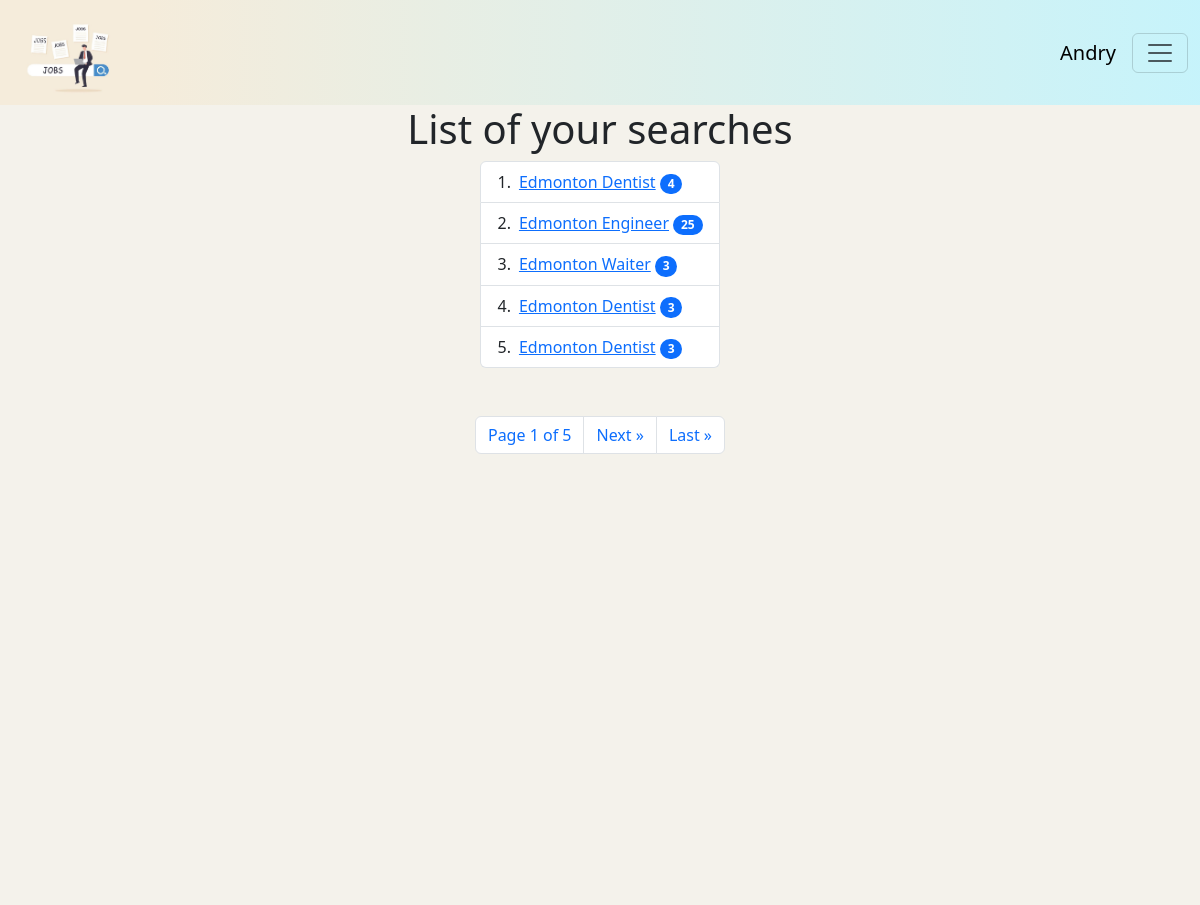
/scrap/lists/ (signed in), run on the app's committed database.
### scrapper/models.py (models this page shows, shortened)
class BusinessList(models.Model):
    user = models.ForeignKey(User, on_delete=models.CASCADE)
    name = models.CharField(max_length=255, default='name')
    date = models.DateTimeField(default=datetime.now(), blank=True)
    count_num = models.IntegerField(default=0)
    businesses = models.ManyToManyField(Business)

### scrapper/views.py (the view)
# urls.py: path('lists/', views.data_list, name='navigation_lists'),
def data_list(request):
    if request.method == "POST":
        id = request.POST['num_id']
        return redirect('business_card', id = id)
    p = Paginator(BusinessList.objects.filter(user=request.user).order_by('date'), 5)
    page = request.GET.get('page')
    data_list = p.get_page(page)
    return render(request, 'scr/navigation_data.html', {'data_list' : data_list})

### scrapper/templates/scr/navigation_data.html (shortened to what this page needs)
{% extends 'main/layout.html' %}
{% block content %}
<div class="center">
    <h1> List of your searches </h1>
    <ol class="list-group list-group-numbered">
      {% for busines_list in data_list %}
        <li class="list-group-item d-flex justify-content-between align-items-start">
          <div class="ms-2 me-auto">
            <a href="{% url 'business_card' busines_list.id %}">{{ busines_list.name }}</a>
            <span class="badge text-bg-primary rounded-pill">{{ busines_list.count_num }}</span>
          </div>
      {% endfor %}
    </ol>
       <br></br>
       <nav aria-label="Page navigation example">
        <ul class="pagination justify-content-center">
        <li class="page-item"><a href="#" class="page-link">Page {{ data_list.number }} of {{ data_list.paginator.num_pages }}</a></li>
    {% if data_list.has_next %}
        <li class="page-item"><a class="page-link" href="?page={{ data_list.next_page_number }}"> Next &raquo </a></li>
        <li class="page-item"><a class="page-link" href="?page={{ data_list.paginator.num_pages }}"> Last &raquo </a></li>
    {% endif %}
        </ul>
      </nav>
</div>
{% endblock %}

### home_page/templates/main/layout.html (shortened to what this page needs)
{% load static %}
<!DOCTYPE html>
<html lang="en">
<head>
    <link rel="stylesheet" href = {% static 'bootstrap-5.3.3-dist/css/bootstrap.min.css' %}>
    <link rel="stylesheet" href = {% static 'main/css/main.css' %}>
</head>
<body>
  <nav class="navbar bg-body-tertiary fixed-top", id = "nav_layout">
    <div class="container-fluid">
      <img src="{% static 'main/img/logo.jpg'%}" alt= "logo" width="10%" height="auto">
      <a class="navbar-brand" >{% if user.is_authenticated %} {{ user.username }} {% endif %}</a>
      <button class="navbar-toggler" type="button" data-bs-toggle="offcanvas" data-bs-target="#offcanvasNavbar" aria-controls="offcanvasNavbar" aria-label="Toggle navigation">
        <span class="navbar-toggler-icon"></span>
      </button>
    </div>
  </nav>
  <main>
    {% block content %}
    {% endblock %}
  </main>
</body>
</html>

### static/main/css/main.css (style rules this page uses)
#nav_layout { background: linear-gradient(to right,rgb(245, 236, 219) 150px,rgba(0, 221, 255, 0.2)); }
.navbar-toggler { order: 1; }
.navbar-brand { white-space: nowrap; overflow: hidden; text-overflow: ellipsis; max-width: 30%; position:absolute; }
main { background-color:hsl(42, 31%, 94%); }
.center { background-color:hsl(42, 31%, 94%); display: flex; flex-direction: column; justify-content:flex-start; align-items: center; height: 100vh; text-align: center; }

### data on the page
BusinessList: name "Edmonton Dentist", count_num "4"
BusinessList: name "Edmonton Engineer", count_num "25"
BusinessList: name "Edmonton Waiter", count_num "3"
BusinessList: name "Edmonton Dentist", count_num "3"
BusinessList: name "Edmonton Dentist", count_num "3"

### other printed values
{{ user.username }} "Andry"
{{ data_list.number }} "1"
{{ data_list.paginator.num_pages }} "5"
